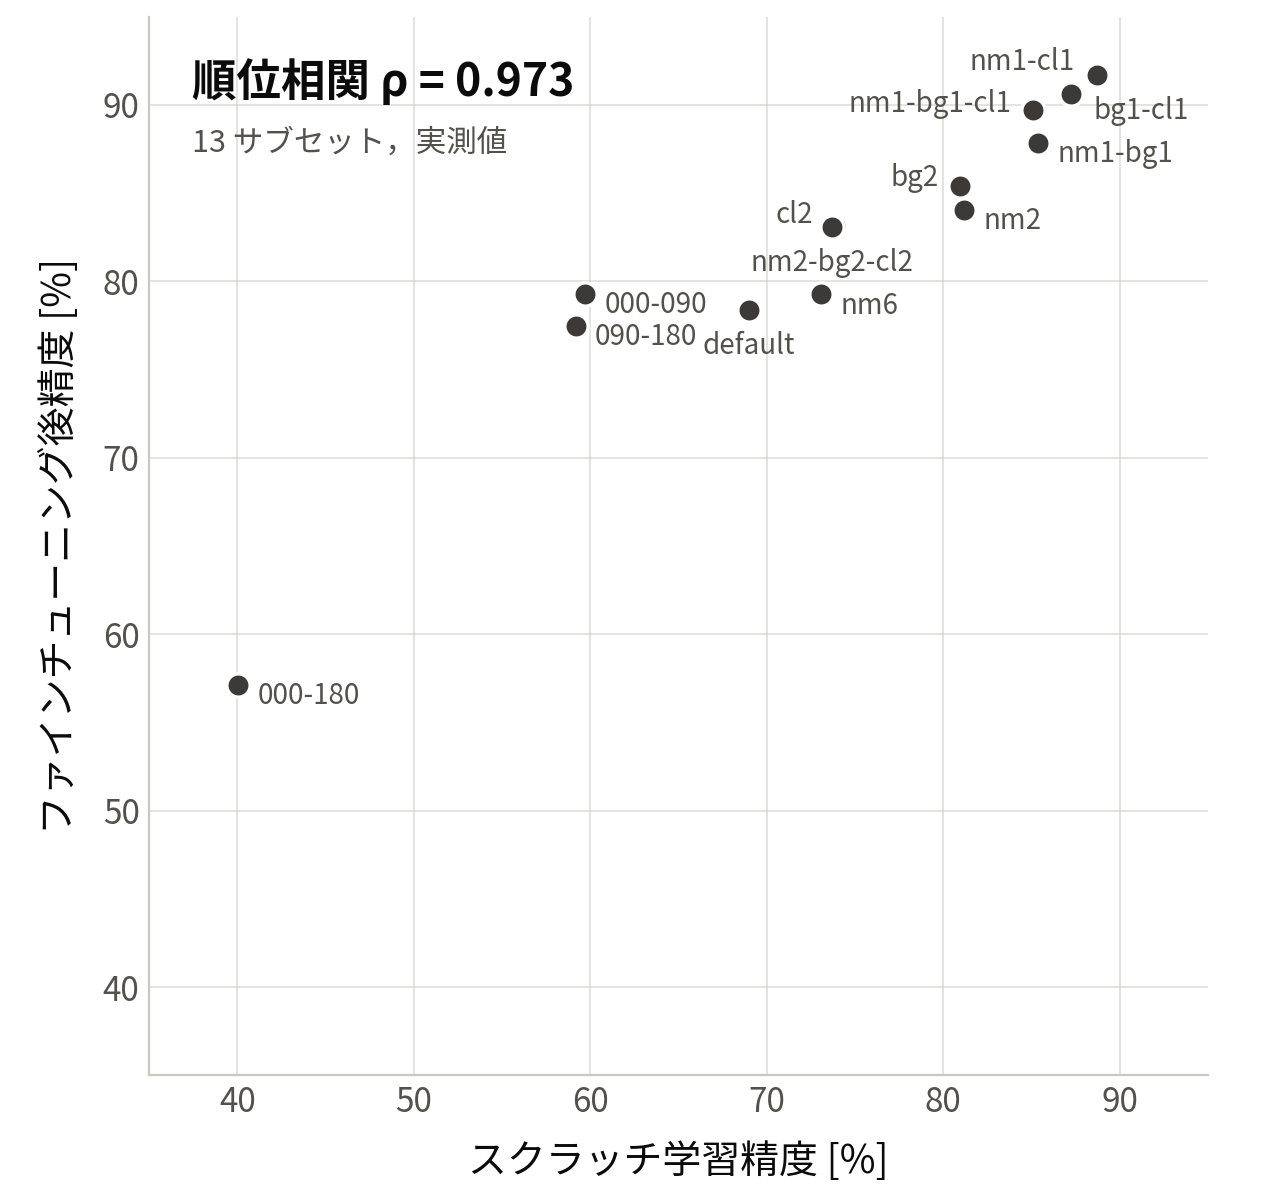

Here is the Python script that generated this plot:
#!/usr/bin/env python3
"""スクラッチ学習精度 vs ファインチューニング後精度の散布図（13 サブセット、実測値どうし）。

本文 5.1 節・7 章の「スクラッチ学習精度とファインチューニング後精度の順位相関は 0.973 と高く」を図にしたもの。
数値は ../metrics_ft_sustech_full_20260726.json から読む（acc_all = NM/BG/CL の固定重み 0.6/0.2/0.2 平均）。再計算なし。

実行 (ホストに matplotlib が無いので docker):
  docker run --rm -v /home/kera/OpenGait:/app/OpenGait \
    -v /usr/share/fonts/opentype/noto:/fonts:ro opengait-opengait:latest \
    python /app/OpenGait/dgv2_analysis/techrep_20260915/fig_scratch_vs_ft_20261007.py
出力: fig_scratch_vs_ft_20261007.{svg,png,pdf}
"""
import json
import os

import numpy as np
from scipy.stats import spearmanr

import matplotlib
matplotlib.use("Agg")
from matplotlib import font_manager
import matplotlib.pyplot as plt

HERE = os.path.dirname(os.path.abspath(__file__))
for cand in ("/fonts/NotoSansCJK-Regular.ttc", "/fonts/NotoSansCJK-Bold.ttc",
             "/usr/share/fonts/opentype/noto/NotoSansCJK-Regular.ttc",
             "/usr/share/fonts/opentype/noto/NotoSansCJK-Bold.ttc"):
    if os.path.exists(cand):
        font_manager.fontManager.addfont(cand)
matplotlib.rcParams["font.family"] = "Noto Sans CJK JP"
matplotlib.rcParams["svg.fonttype"] = "path"  # スライドに貼ってもフォントが化けないようにする
matplotlib.rcParams["pdf.fonttype"] = 42

SUBSETS = ["default", "nm2", "bg2", "cl2", "nm1-bg1", "nm1-cl1", "bg1-cl1", "000-180", "000-090",
           "090-180", "nm1-bg1-cl1", "nm2-bg2-cl2", "nm6"]

# 汎用（青）/ 歩容特化（橙）は特徴空間の色なので使わない。1 系列なので濃いグレー
C_MARK = "#3b3a38"
C_GRID = "#c9c8c3"
C_INK = "#0b0b0b"
C_INK2 = "#52514e"

# ラベルの置き場所（offset points, ha）。既定は右。重なる点だけ個別に指定
OFFSET = {
    "nm1-cl1": (-8, 5, "right"),
    "bg1-cl1": (8, -6, "left"),
    "nm1-bg1-cl1": (-8, 2, "right"),
    "bg2": (-8, 3, "right"),
    "cl2": (-8, 4, "right"),          # cl2 と nm2-bg2-cl2 はほぼ同じ位置（73.9, 83.1）/（73.7, 83.1）
    "nm2-bg2-cl2": (0, -13, "center"),
    "default": (0, -13, "center"),
}
DEFAULT_OFFSET = (7, -4, "left")


def main():
    d = json.load(open(os.path.join(os.path.dirname(HERE), "metrics_ft_sustech_full_20260726.json")))
    assert sorted(d) == sorted(SUBSETS)
    x = np.array([d[s]["scratch_acc_all"] for s in SUBSETS]) * 100
    y = np.array([d[s]["acc_all"] for s in SUBSETS]) * 100
    rho = spearmanr(x, y).correlation
    assert abs(rho - 0.973) < 5e-4, rho  # 本文の値と一致すること
    for s, a, b in sorted(zip(SUBSETS, x, y), key=lambda r: r[1]):
        print(f"{s:12s} scratch={a:6.2f} ft={b:6.2f} delta={b - a:+6.2f}")
    print(f"rho={rho:.4f}")

    lo, hi = 35, 95
    fig, ax = plt.subplots(figsize=(6.4, 6.0))
    ax.scatter(x, y, s=70, marker="o", facecolor=C_MARK, edgecolor="white", linewidth=1.2, zorder=3)
    for s, a, b in zip(SUBSETS, x, y):
        dx, dy, ha = OFFSET.get(s, DEFAULT_OFFSET)
        ax.annotate(s, (a, b), textcoords="offset points", xytext=(dx, dy), ha=ha, va="center",
                    fontsize=10, color=C_INK2)
    ax.text(0.04, 0.96, f"順位相関 ρ = {rho:.3f}", transform=ax.transAxes, ha="left", va="top",
            fontsize=16, fontweight="bold", color=C_INK)
    ax.text(0.04, 0.895, "13 サブセット，実測値", transform=ax.transAxes, ha="left", va="top",
            fontsize=11, color=C_INK2)

    ax.set_xlim(lo, hi)
    ax.set_ylim(lo, hi)
    ax.set_aspect("equal")
    ax.set_xticks(range(40, 91, 10))
    ax.set_yticks(range(40, 91, 10))
    ax.set_xlabel("スクラッチ学習精度 [%]", fontsize=14, color=C_INK, labelpad=8)
    ax.set_ylabel("ファインチューニング後精度 [%]", fontsize=14, color=C_INK, labelpad=8)
    ax.tick_params(labelsize=12, colors=C_INK2, length=0)
    ax.grid(True, lw=0.6, color=C_GRID, alpha=0.6)
    ax.set_axisbelow(True)
    for sp in ("top", "right"):
        ax.spines[sp].set_visible(False)
    for sp in ("left", "bottom"):
        ax.spines[sp].set_color(C_GRID)

    fig.tight_layout(pad=0.6)
    base = os.path.join(HERE, "fig_scratch_vs_ft_20261007")
    for ext in ("svg", "png", "pdf"):
        fig.savefig(f"{base}.{ext}", dpi=200)
    print("wrote", os.path.basename(base) + ".{svg,png,pdf}")


if __name__ == "__main__":
    main()


def main_rank():
    """順位どうしの散布図（ρ は順位の相関なので、こちらが ρ=0.973 を直接表す）。出力: fig_scratch_vs_ft_rank_20261007.*"""
    from scipy.stats import pearsonr, rankdata
    d = json.load(open(os.path.join(os.path.dirname(HERE), "metrics_ft_sustech_full_20260726.json")))
    x = np.array([d[s]["scratch_acc_all"] for s in SUBSETS])
    y = np.array([d[s]["acc_all"] for s in SUBSETS])
    rx, ry = rankdata(-x), rankdata(-y)  # 1 位 = 最高精度
    rho = spearmanr(x, y).correlation
    assert abs(pearsonr(rx, ry)[0] - rho) < 1e-12
    keep = np.array([s != "000-180" for s in SUBSETS])
    print(f"pearson r={pearsonr(x, y)[0]:.3f}  rho(000-180 を除く 12 点)={spearmanr(x[keep], y[keep]).correlation:.3f}")
    print("順位が動いたサブセット:", [(s, int(a), int(b)) for s, a, b in zip(SUBSETS, rx, ry) if a != b])

    n = len(SUBSETS)
    fig, ax = plt.subplots(figsize=(6.4, 6.0))
    ax.plot([0.3, n + 0.7], [0.3, n + 0.7], ls="--", lw=1.2, color=C_GRID, zorder=1)
    ax.scatter(rx, ry, s=70, marker="o", facecolor=C_MARK, edgecolor="white", linewidth=1.2, zorder=3)
    for s, a, b in zip(SUBSETS, rx, ry):
        left = a <= 3  # 画面右端の 3 点はラベルを左に置く
        ax.annotate(s, (a, b), textcoords="offset points", xytext=(-8 if left else 8, 0),
                    ha="right" if left else "left", va="center", fontsize=10, color=C_INK2)
    ax.text(0.04, 0.96, f"順位相関 ρ = {rho:.3f}", transform=ax.transAxes, ha="left", va="top",
            fontsize=16, fontweight="bold", color=C_INK)
    ax.text(0.04, 0.895, "13 サブセット，実測精度の順位\n破線：順位が一致", transform=ax.transAxes, ha="left", va="top",
            fontsize=11, color=C_INK2)
    ax.set_xlim(n + 0.7, 0.3)  # 右上が 1 位
    ax.set_ylim(n + 0.7, 0.3)
    ax.set_aspect("equal")
    ax.set_xticks(range(1, n + 1, 2))
    ax.set_yticks(range(1, n + 1, 2))
    ax.set_xlabel("スクラッチ学習精度の順位", fontsize=14, color=C_INK, labelpad=8)
    ax.set_ylabel("ファインチューニング後精度の順位", fontsize=14, color=C_INK, labelpad=8)
    ax.tick_params(labelsize=12, colors=C_INK2, length=0)
    ax.grid(True, lw=0.6, color=C_GRID, alpha=0.6)
    ax.set_axisbelow(True)
    for sp in ("top", "right"):
        ax.spines[sp].set_visible(False)
    for sp in ("left", "bottom"):
        ax.spines[sp].set_color(C_GRID)
    fig.tight_layout(pad=0.6)
    base = os.path.join(HERE, "fig_scratch_vs_ft_rank_20261007")
    for ext in ("svg", "png", "pdf"):
        fig.savefig(f"{base}.{ext}", dpi=200)
    print("wrote", os.path.basename(base) + ".{svg,png,pdf}")


if __name__ == "__main__":
    main_rank()
